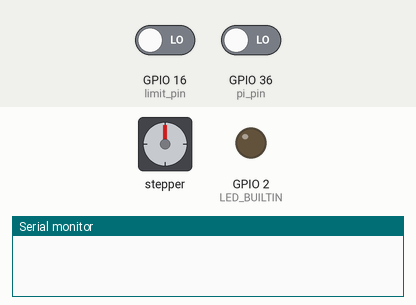
Simulated run of this program. Board: ESP32. Parts: stepper motor, output pins drawn as LEDs (lit = HIGH), the last lines printed to the serial monitor. Wiring (inferred from the names in the program): stepper motor driver (200 steps per turn assumed): step GPIO 12; direction GPIO 4. Inputs (shaded band) come from the test bench; at power-on: GPIO 36 (pi_pin) LOW, GPIO 16 (limit_pin) LOW. Pins used as bus, display or sensor lines are not drawn.

Above: at 1.2 s.
1.3 s: GPIO 36 (pi_pin) driven HIGH
At 1.75 s:
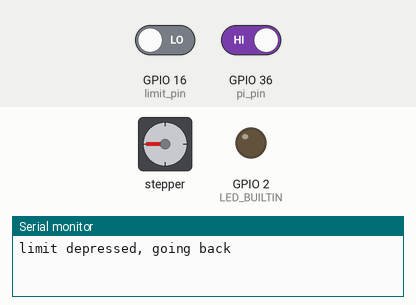
At 2.35 s:
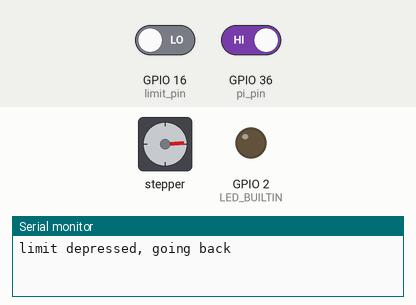
4.3 s: GPIO 16 (limit_pin) driven HIGH
At 5.1 s:
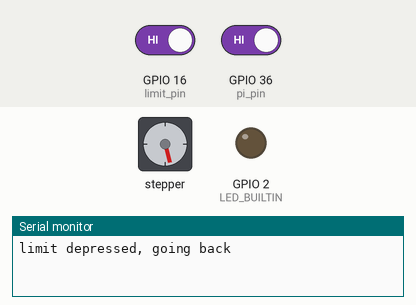
7.3 s: GPIO 16 (limit_pin) driven LOW and GPIO 36 (pi_pin) driven LOW
At 8.23 s:
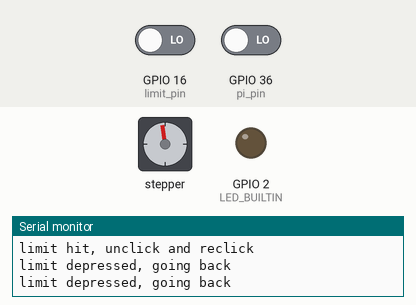
10.3 s: GPIO 16 (limit_pin) driven HIGH and GPIO 36 (pi_pin) driven HIGH
16.3 s: GPIO 16 (limit_pin) driven LOW
19.3 s: GPIO 16 (limit_pin) driven HIGH
Timing chart, 0 to 28.0 s (numbered marks = the images above; inputs shaded):
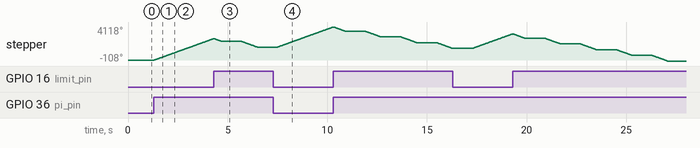

The program:

main.cpp
```cpp
#include <Arduino.h>

// put function declarations here:
int myFunction(int, int);
void rotateStepper(int);
void home();

int dir_pin = 4;
int step_pin = 12;
int limit_pin = 16;
int pi_pin = 36;

int forward = LOW;
int backward = HIGH;

void setup()
{
  // put your setup code here, to run once:
  int result = myFunction(2, 3);

  pinMode(LED_BUILTIN, OUTPUT);
  pinMode(dir_pin, OUTPUT);
  pinMode(step_pin, OUTPUT);
  pinMode(limit_pin, INPUT_PULLDOWN);
  pinMode(pi_pin, INPUT_PULLDOWN);
  Serial.begin(9600);
}

void loop()
{

  // Serial.println("Hello World");
  // put your main code here, to run repeatedly:
  while (true)
  {
    if (digitalRead(pi_pin) == HIGH)
    {
      // Pi just told us to do the thing
      home();
      digitalWrite(dir_pin, forward);
      rotateStepper(195);
      delay(1000);
      home();
    }
  }

  // Serial.println("going forward");
  // digitalWrite(dir_pin, HIGH);
  // rotateStepper(200);
  // delay(2000);

  // digitalWrite(dir_pin, LOW);
  // // Serial.println("going backward");
  // rotateStepper(200);
  // delay(2000);
}

// put function definitions here:
int myFunction(int x, int y)
{
  return x + y;
}

// put function definitions here:
void rotateStepper(int steps)
{

  for (int i = 0; i < steps; i++)
  {
    digitalWrite(step_pin, HIGH);
    delay(1);
    digitalWrite(step_pin, LOW);
    delay(1);
  }
}

void home()
{

  if (digitalRead(limit_pin) == HIGH)
  {
    Serial.println("limit hit, unclick and reclick");
    // Serial.println("going forward");
    digitalWrite(dir_pin, forward);
    rotateStepper(100);
  }
  Serial.println("limit depressed, going back");
  // go back in until we hit the limit switch
  while (digitalRead(limit_pin) == LOW)
  {
    digitalWrite(dir_pin, backward);
    rotateStepper(1);
  }
}
```

Measured:
- after the input at 1.3 s, stepper: keeps turning clockwise at about 892°/s, starting at once
